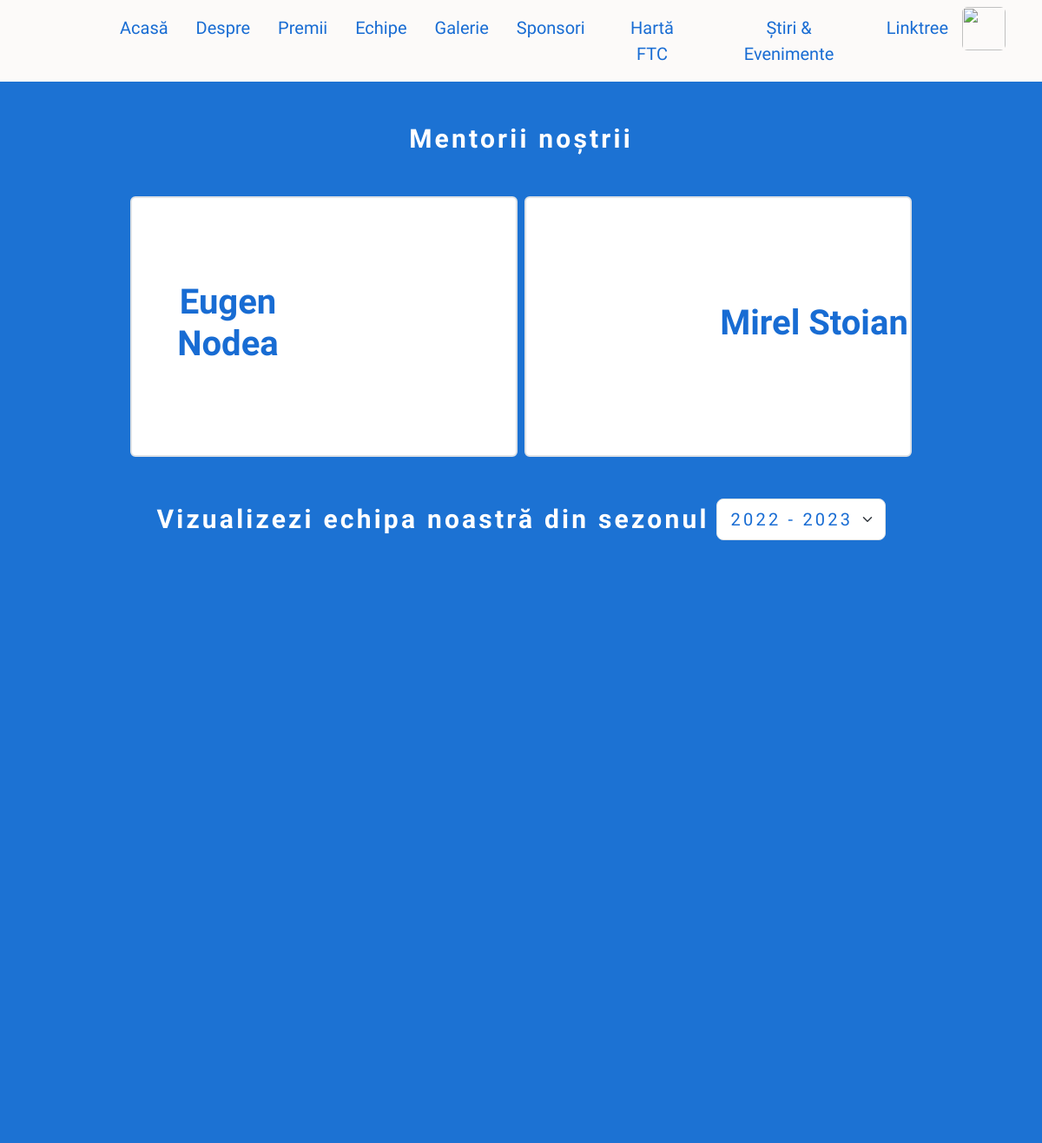
The page /team/2023 (upper part) on the database as committed earlier.
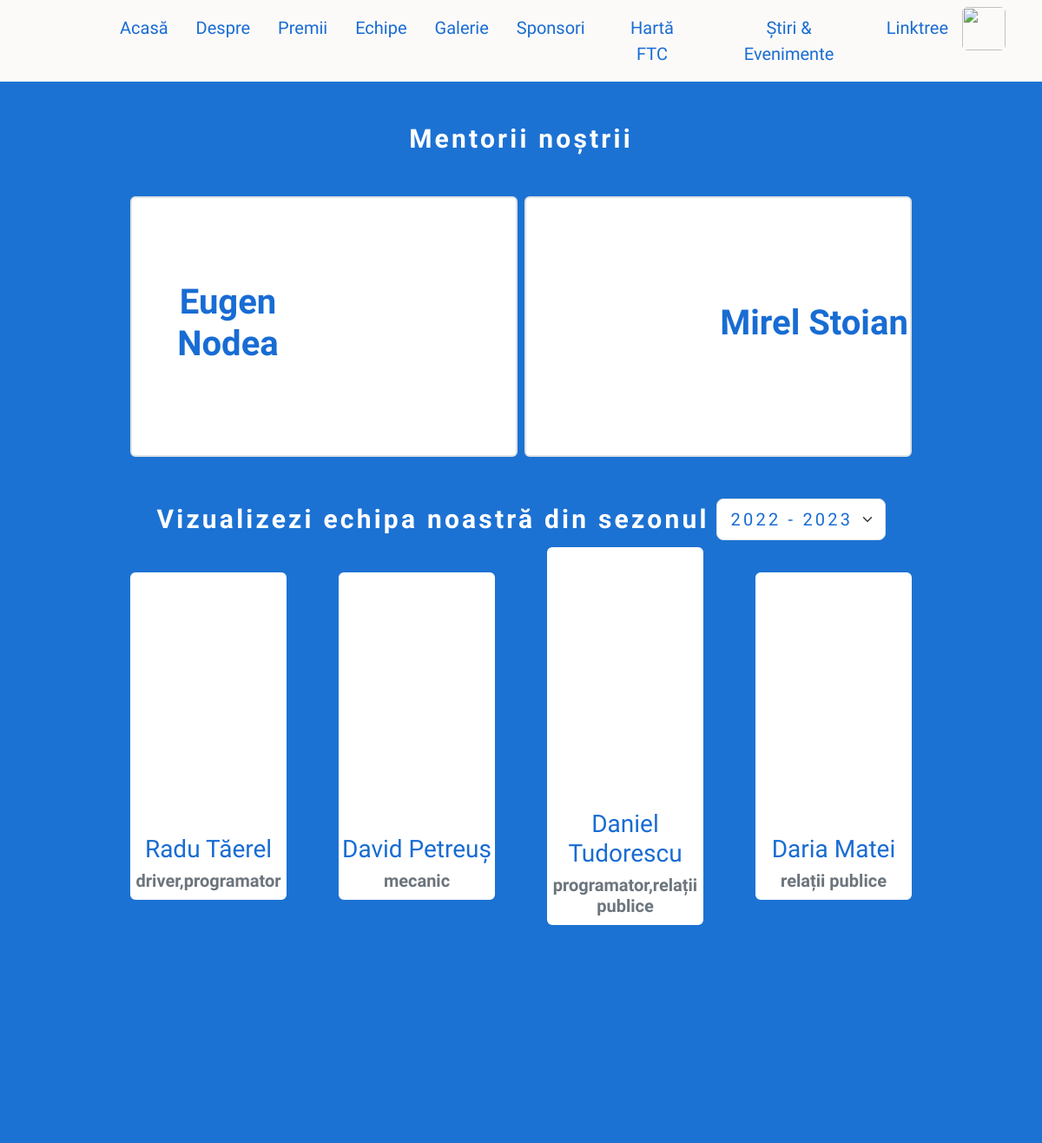
The same page on the database as committed later.
### tables this page shows
CREATE TABLE `members` (
  `id` int(11) NOT NULL,
  `nume` varchar(250) NOT NULL,
  `rol` text NOT NULL,
  `poza` varchar(500) NOT NULL,
  `an` set('2019','2020','2021','2022','2023','2024') NOT NULL,
  `imp` text NOT NULL
);

### teams.php (the view, shortened to what this page needs)
<?php
    $db['mentenanta'] = true;
    $db['table'] = "members";
    $conn = mysqli_connect($db['server'], $db['user'], $db['password'], $db['name']);
    $router['lang'] = $l = (isset($_COOKIE['language'])) ? $_COOKIE['language'] : 1;
    $years_of_activity = array("2019", "2020", "2021", "2022", "2023", "2024");
    $year = (isset($_GET['y']) && in_array($_GET['y'], $years_of_activity)) ? $_GET['y'] : "2023";
?>
<!DOCTYPE html>
<html lang="<?php echo ($l == 1) ? "ro" : "en"; ?>">
<head>
    <link href="/static/styles.css" rel="stylesheet">
    <link href="https://cdn.jsdelivr.net/npm/bootstrap@5.3.0/dist/css/bootstrap.min.css" rel="stylesheet">
</head>
<body class="tb-background overflow-x-hidden">
    <section class="tb-hero overflow-hidden">
        <?php include_once("static/pages/navbar.php"); ?>
        <h1 class="text-unbounded text-center text-white mt-5"><?php echo ($l == 1) ? "Mentorii noștrii" : "Our mentors"; ?></h1>
        <div class="d-flex w-75 w-sm-100 m-auto gap-2 mt-5 fl-cont" id="Second">
            <div class="w-50 w-md-100 bg-white d-flex align-items-center justify-content-end border border-2 rounded fl-cont fil" style="min-height: 300px;">
                <div class="w-50 text-center">
                    <h1 class="text-blue fw-bold">Eugen Nodea</h1>
                </div>
                <div class="w-50 w-md-100 h-300" style="background-image: url('/static/member-photos/nodea.webp'); background-size: cover; background-position: center; min-height: 100%;"></div>
            </div>
            <div class="w-50 w-md-100 bg-white d-flex align-items-center justify-content-start border border-2 rounded fl-cont fir" style="min-height: 300px;">
                <div class="w-50 w-md-100 h-300" style="background-image: url('/static/member-photos/stoian.webp'); background-size: cover; background-position: center; min-height: 100%;"></div>
                <div class="w-50 text-center">
                    <h1 class="text-blue fw-bold">Mirel Stoian</h1>
                </div>
            </div>
        </div>
        <h1 class="text-unbounded text-center justify-content-center text-white mt-5 d-flex align-items-center gap-2 fl-cont"><?php echo ($l == 1) ? "Vizualizezi echipa noastră din sezonul" : "You are viewing our team from season"; ?>
        <select class="form-select form-select-lg text-unbounded text-blue w-sm-100" style="width: auto;" id="year">
                <option class="text-unbounded" value="2023" <?php if ($year == '2023') echo "selected"; ?>>2022 - 2023</option>
        </select></h1>
        <div class="w-75 w-sm-100 m-auto d-flex justify-content-between align-items-center gap-3 flex-wrap fl-cont" id="Thrid">
            <?php
                $contor = 0;
                $members = mysqli_query($conn, "SELECT * FROM `" . $db['table'] . "` WHERE `an` LIKE '%" . $year . "%' ORDER BY `nume`");
                $members_array = array();
                $roles = array(
                    'marketing' => 'marketing',
                    'mechanic' => 'mecanic',
                    'programmer' => 'programator',
                    'public relations' => 'relații publice',
                    '3D designer' => 'designer 3D',
                    'CAD' => 'proiectare 3D',
                    'outreach' => 'outreach',
                    'driver' => 'driver',
                    'mascot' => 'mascotă'
                );
                while ($cont = mysqli_fetch_assoc($members)) {
                    $member_object = new Member();
                    $nume = $cont['nume'];
                    $rolesArray = explode(",", $cont['rol']);
                    $rol = ($l == 1) ? implode(",", array_map(function($term) use ($roles) {
                        return isset($roles[$term]) ? $roles[$term] : $term;
                    }, $rolesArray)) : $cont['rol'];
                    $poza = $cont['poza'];
                    $imp = explode(",", $cont['imp']);
                    foreach ($imp as $key => $value) {
                        $imp[2019 + $key] = $value;
                    }
                    $an = $cont['an'];
                    $member_object->nume = $nume;
                    $member_object->rol = $rol;
                    $member_object->poza = str_replace("&#226;", "â", str_replace("&#351;", "ș", str_replace("&#350;", "Ș", str_replace("&#355;", "ț", $poza))));
                    $member_object->imp = $imp[$year];
                    $member_object->an = $an;
                    array_push($members_array, $member_object);
                }
                usort($members_array, function ($a, $b) {
                    if ($a->imp == $b->imp)
                        return 0;
                    elseif ($a->imp > $b->imp)
                        return -1;
                    else
                        return 1;
                });
                foreach ($members_array as $member) {
                    $contor = $contor + 1;
            ?>
            <div class="w-20 w-sm-100 d-flex flex-column rounded border border-2 border-white bg-white <?php
                $elementsPerRow = 4;
                if ($contor % $elementsPerRow == 1) echo "fil";
                else if ($contor % $elementsPerRow == 0) echo "fir";
                else echo "fib";
            ?>" style="min-height: 45vh;" id="Third<? echo $contor; ?>">
                <div style="background-image: url('<?php echo $member->poza; ?>'); background-size: cover; background-position: center; min-height: 300px; aspect-ratio: 1:1 !important;" id="<?php echo $member->nume; ?> "></div>
                <h3 class="text-center text-blue"><?php if ($member->nume == "Andrei Fr&#238;ntu") echo "<a href='https://codulluiandrei.ro/' style='color: #8282ff; text-decoration: none;'>" . $member->nume . "</a>"; else echo $member->nume; ?></h3>
                <h5 class="text-center text-secondary fw-bold"><?php echo $member->rol; ?></h5>
            </div>
            <?php
                }
            ?>
        </div>
    </section>
</body>
</html>

### static/pages/navbar.php (shortened to what this page needs)
<nav class="navbar navbar-expand-lg navbar-light" style="background: #fcfaf9ff !important; z-index: 999;">
    <div class="container">
        <div class="offcanvas offcanvas-top h-100 bg-transparent" style="width: 100vw;" tabindex="-1" id="offcanvas_navbar">
            <div class="offcanvas-body d-flex justify-cotent-center align-items-center bg-dark-transparent">
                <ul class="navbar-nav justify-content-end text-center w-100 flex-grow-1 fs-5">
                    <li class="nav-item rounded fit"><a class="nav-link text-md-white text-md-lg" href="/"><?php echo ($l == 1) ? "Acasă" : "Home"; ?></a></li>
                    <li class="nav-item rounded fit"><a class="nav-link text-md-white text-md-lg" href="/about/"><?php echo ($l == 1) ? "Despre" : "About"; ?></a></li>
                    <li class="nav-item rounded fit"><a class="nav-link text-md-white text-md-lg" href="/awards/2024"><?php echo ($l == 1) ? "Premii" : "Awards"; ?></a></li>
                    <li class="nav-item rounded fit"><a class="nav-link text-md-white text-md-lg" href="/team/2024"><?php echo ($l == 1) ? "Echipe" : "Teams"; ?></a></li>
                    <li class="nav-item rounded fit"><a class="nav-link text-md-white text-md-lg" href="/gallery/"><?php echo ($l == 1) ? "Galerie" : "Gallery"; ?></a></li>
                    <li class="nav-item rounded fit"><a class="nav-link text-md-white text-md-lg" href="/sponsors/2024"><?php echo ($l == 1) ? "Sponsori" : "Sponsors"; ?></a></li>
                    <li class="nav-item rounded fit"><a class="nav-link text-md-white text-md-lg" href="/map/"><?php echo ($l == 1) ? "Hartă FTC" : "FTC Map"; ?></a></li>
                    <li class="nav-item rounded fit"><a class="nav-link text-md-white text-md-lg" href="/news/"><?php echo ($l == 1) ? "Știri & Evenimente" : "News & Events"; ?></a></li>
                    <li class="nav-item rounded fit"><a class="nav-link text-md-white text-md-lg" href="https://linktr.ee/tea_borgs"><?php echo ($l == 1) ? "Linktree" : "Linktree"; ?></a></li>
                    <li class="rounded fit"><img src="<?php echo ($l == 1) ? "/static/icons/icons8-great-britain.png" : "/static/icons/icons8-romania.png"; ?>" id="swapLanguage" onclick="swapLanguage()" style="width: 50px; height: 50px; cursor: pointer;" class="rounded"></li>
                </ul>
            </div>
        </div>
    </div>
</nav>

### static/styles.css (style rules this page uses)
:root { --night: #141516ff; --celtic-blue: #1c72d3ff; --celtic-blue-2: #186cd3ff; --royal-blue-web-color: #4b6ddaff; --saffron: #e6be3cff; --xanthous: #eeb225ff; --seasalt: #fcfaf9ff; }
* { font-family: 'K2D', sans-serif; font-weight: 500; }
.text-unbounded { font-family: 'Unbounded', cursive; font-weight: 600; letter-spacing: .2rem; font-size: 30px; }
.text-blue { color: var(--celtic-blue-2) !important; }
.nav-link { color: var(--celtic-blue-2) !important; }
.tb-background { background: var(--celtic-blue); }
.nav-item { border: 1px solid transparent; padding-left: 7px; padding-right: 7px; transition: .3s; }
.tb-hero { width: 100%; min-height: 100vh; }
select > option { background-color: #FFF; color: var(--celtic-blue); }
.w-20 { width: 20%; }
.fit { visibility: hidden; }
.fib { visibility: hidden; }
.fil { visibility: hidden; }
.fir { visibility: hidden; }
.fade-in-left, .fade-in-right, .fade-in-top, .fade-in-bottom { position: relative; }
.fade-in-left { animation: fil 0.4s; }
.fade-in-right { animation: fir 0.4s; }
.fade-in-top { animation: fit 0.4s; }
.fade-in-bottom { animation: fib 0.4s; }

### static/pages/footer.php (style rules this page uses)
img { max-width:none }

Rows that differ between the two databases and show on the page:
now on this page (row unchanged): members: nume "Radu Tăerel", rol "driver,programator"
now on this page (row edited): members: nume "David Petreuş", rol "mecanic"
now on this page (row unchanged): members: nume "Daniel Tudorescu", rol "programator,relații publice"
now on this page (row unchanged): members: nume "Daria Matei", rol "relații publice"
